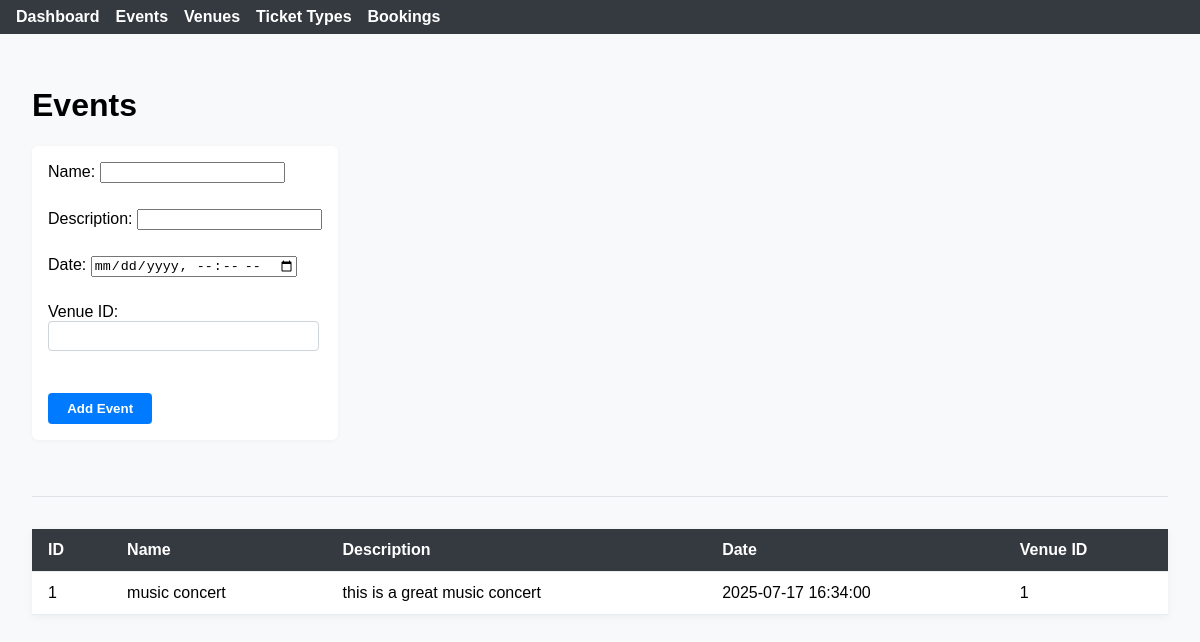
The app's page /events with its own data.
### ticket-booking-system/main.py (models this page shows)
class Event(Base):
    __tablename__ = "events"
    id = Column(Integer, primary_key=True, index=True)
    name = Column(String, nullable=False)
    description = Column(String)
    date = Column(DateTime, nullable=False)
    venue_id = Column(Integer, ForeignKey("venues.id"), nullable=False)
    venue = relationship("Venue", back_populates="events")
    ticket_types = relationship("TicketType", back_populates="event", cascade="all, delete-orphan")
    bookings = relationship("Booking", back_populates="event", cascade="all, delete-orphan")

### ticket-booking-system/main.py (the view)
@app.get("/events", response_class=HTMLResponse)
def events_page(request: Request, db: Session = Depends(get_db)):
    events = db.query(Event).all()
    return templates.TemplateResponse("events.html", {"request": request, "events": events})

### ticket-booking-system/static/templates/events.html
{% extends "base.html" %}
{% block content %}
<h1>Events</h1>
<form method="post" action="/events">
    <label>Name: <input type="text" name="name" required></label><br>
    <label>Description: <input type="text" name="description"></label><br>
    <label>Date: <input type="datetime-local" name="date" required></label><br>
    <label>Venue ID: <input type="number" name="venue_id" required></label><br>
    <button type="submit">Add Event</button>
</form>
<hr>
<table>
    <thead>
        <tr>
            <th>ID</th><th>Name</th><th>Description</th><th>Date</th><th>Venue ID</th>
        </tr>
    </thead>
    <tbody>
        {% for event in events %}
        <tr>
            <td>{{ event.id }}</td>
            <td>{{ event.name }}</td>
            <td>{{ event.description }}</td>
            <td>{{ event.date }}</td>
            <td>{{ event.venue_id }}</td>
        </tr>
        {% endfor %}
    </tbody>
</table>
{% endblock %}

### ticket-booking-system/static/style.css (style rules this page uses)
body { font-family: Arial, sans-serif; margin: 0; padding: 0; background: #f8f9fa; }
table { width: 100%; border-collapse: collapse; margin-top: 2rem; background: #fff; box-shadow: 0 2px 8px rgba(0,0,0,0.05); }
th, td { padding: 0.75rem 1rem; border-bottom: 1px solid #e9ecef; text-align: left; }
th { background: #343a40; color: #fff; }
form { margin-bottom: 1.5rem; background: #fff; padding: 1rem; border-radius: 6px; box-shadow: 0 1px 4px rgba(0,0,0,0.04); display: inline-block; }
label { display: block; margin-bottom: 0.5rem; font-weight: 500; }
input[type="number"], select { padding: 0.4rem 0.6rem; border: 1px solid #ced4da; border-radius: 4px; margin-bottom: 1rem; width: 100%; max-width: 250px; }
button { background: #007bff; color: #fff; border: none; padding: 0.5rem 1.2rem; border-radius: 4px; cursor: pointer; font-weight: 600; margin-right: 0.5rem; transition: background 0.2s; }
hr { margin: 2rem 0; border: none; border-top: 1px solid #dee2e6; }

### records on screen
Event: id "1", name "music concert", description "this is a great music concert", date "2025-07-17 16:34:00", venue_id "1"
